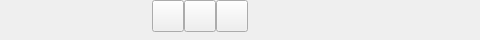
<?xml version="1.0" encoding="UTF-8"?>
<ui version="4.0">
 <class>VideoCfger</class>
 <widget class="QFrame" name="VideoCfger">
  <property name="geometry">
   <rect>
    <x>0</x>
    <y>0</y>
    <width>480</width>
    <height>40</height>
   </rect>
  </property>
  <widget class="QPushButton" name="play">
   <property name="geometry">
    <rect>
     <x>152</x>
     <y>0</y>
     <width>32</width>
     <height>32</height>
    </rect>
   </property>
   <property name="text">
    <string/>
   </property>
   <property name="icon">
    <iconset resource="../res/vshow.qrc">
     <normaloff>:/image/video_play_64.png</normaloff>:/image/video_play_64.png</iconset>
   </property>
   <property name="checkable">
    <bool>true</bool>
   </property>
  </widget>
  <widget class="QPushButton" name="pause">
   <property name="geometry">
    <rect>
     <x>184</x>
     <y>0</y>
     <width>32</width>
     <height>32</height>
    </rect>
   </property>
   <property name="text">
    <string/>
   </property>
   <property name="icon">
    <iconset resource="../res/vshow.qrc">
     <normaloff>:/image/video_pause_64.png</normaloff>:/image/video_pause_64.png</iconset>
   </property>
   <property name="checkable">
    <bool>true</bool>
   </property>
  </widget>
  <widget class="QPushButton" name="stop">
   <property name="geometry">
    <rect>
     <x>216</x>
     <y>0</y>
     <width>32</width>
     <height>32</height>
    </rect>
   </property>
   <property name="text">
    <string/>
   </property>
   <property name="icon">
    <iconset resource="../res/vshow.qrc">
     <normaloff>:/image/video_stop_64.png</normaloff>:/image/video_stop_64.png</iconset>
   </property>
   <property name="checkable">
    <bool>true</bool>
   </property>
  </widget>
 </widget>
 <resources>
  <include location="../res/vshow.qrc"/>
 </resources>
 <connections/>
</ui>
